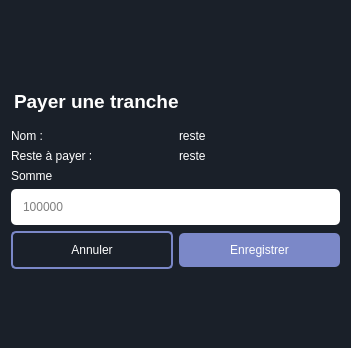
<?xml version="1.0" encoding="UTF-8"?>
<ui version="4.0">
 <class>ChangeStaggering</class>
 <widget class="QDialog" name="ChangeStaggering">
  <property name="geometry">
   <rect>
    <x>0</x>
    <y>0</y>
    <width>351</width>
    <height>348</height>
   </rect>
  </property>
  <property name="windowTitle">
   <string>Dialog</string>
  </property>
  <property name="styleSheet">
   <string notr="true">QDialog {
	background-color : rgb(26, 32, 41);
}</string>
  </property>
  <layout class="QVBoxLayout" name="verticalLayout">
   <item>
    <spacer name="verticalSpacer">
     <property name="orientation">
      <enum>Qt::Vertical</enum>
     </property>
     <property name="sizeHint" stdset="0">
      <size>
       <width>20</width>
       <height>79</height>
      </size>
     </property>
    </spacer>
   </item>
   <item>
    <widget class="QLabel" name="label">
     <property name="styleSheet">
      <string notr="true">QLabel {
	color : white;
	margin-bottom : 10px;
}</string>
     </property>
     <property name="text">
      <string>&lt;html&gt;&lt;head/&gt;&lt;body&gt;&lt;p&gt;&lt;span style=&quot; font-size:14pt; font-weight:600;&quot;&gt;Payer une tranche&lt;/span&gt;&lt;/p&gt;&lt;/body&gt;&lt;/html&gt;</string>
     </property>
    </widget>
   </item>
   <item>
    <layout class="QHBoxLayout" name="horizontalLayout_3">
     <item>
      <widget class="QLabel" name="label_3">
       <property name="styleSheet">
        <string notr="true">QLabel {
	color : white;
}</string>
       </property>
       <property name="text">
        <string>Nom : </string>
       </property>
      </widget>
     </item>
     <item>
      <widget class="QLabel" name="fullname">
       <property name="styleSheet">
        <string notr="true">QLabel {
	color : white;
}</string>
       </property>
       <property name="text">
        <string>reste</string>
       </property>
      </widget>
     </item>
    </layout>
   </item>
   <item>
    <layout class="QHBoxLayout" name="horizontalLayout_2">
     <item>
      <widget class="QLabel" name="label_2">
       <property name="styleSheet">
        <string notr="true">QLabel {
	color : white;
}</string>
       </property>
       <property name="text">
        <string>Reste à payer : </string>
       </property>
      </widget>
     </item>
     <item>
      <widget class="QLabel" name="remain">
       <property name="styleSheet">
        <string notr="true">QLabel {
	color : white;
}</string>
       </property>
       <property name="text">
        <string>reste</string>
       </property>
      </widget>
     </item>
    </layout>
   </item>
   <item>
    <layout class="QHBoxLayout" name="horizontalLayout">
     <item>
      <layout class="QVBoxLayout" name="verticalLayout_5">
       <item>
        <widget class="QLabel" name="studentName_3">
         <property name="styleSheet">
          <string notr="true">QLabel {
	color : white;
}</string>
         </property>
         <property name="text">
          <string>Somme</string>
         </property>
        </widget>
       </item>
       <item>
        <widget class="QLineEdit" name="amount">
         <property name="styleSheet">
          <string notr="true">QLineEdit {
	border-radius : 5px;
	padding : 10px;
	background-color : white;
}
</string>
         </property>
         <property name="placeholderText">
          <string>100000</string>
         </property>
        </widget>
       </item>
      </layout>
     </item>
    </layout>
   </item>
   <item>
    <layout class="QHBoxLayout" name="horizontalLayout_4">
     <item>
      <widget class="QPushButton" name="pushButton_2">
       <property name="styleSheet">
        <string notr="true">QPushButton {
	background-color :transparent;
	border: 2px solid rgb(123, 136, 200);
	color : white;
	border-radius : 5px;
	padding : 10px 15px;
}
</string>
       </property>
       <property name="text">
        <string>Annuler</string>
       </property>
      </widget>
     </item>
     <item>
      <widget class="QPushButton" name="pushButton">
       <property name="styleSheet">
        <string notr="true">QPushButton {
	background-color :rgb(123, 136, 200);
	border: none;
	color : white;
	border-radius : 5px;
	padding : 10px 15px;
}
QPushButton:active {
	background-color :rgb(140, 150, 255);
}</string>
       </property>
       <property name="text">
        <string>Enregistrer</string>
       </property>
      </widget>
     </item>
    </layout>
   </item>
   <item>
    <spacer name="verticalSpacer_2">
     <property name="orientation">
      <enum>Qt::Vertical</enum>
     </property>
     <property name="sizeHint" stdset="0">
      <size>
       <width>20</width>
       <height>40</height>
      </size>
     </property>
    </spacer>
   </item>
  </layout>
 </widget>
 <resources/>
 <connections/>
</ui>
